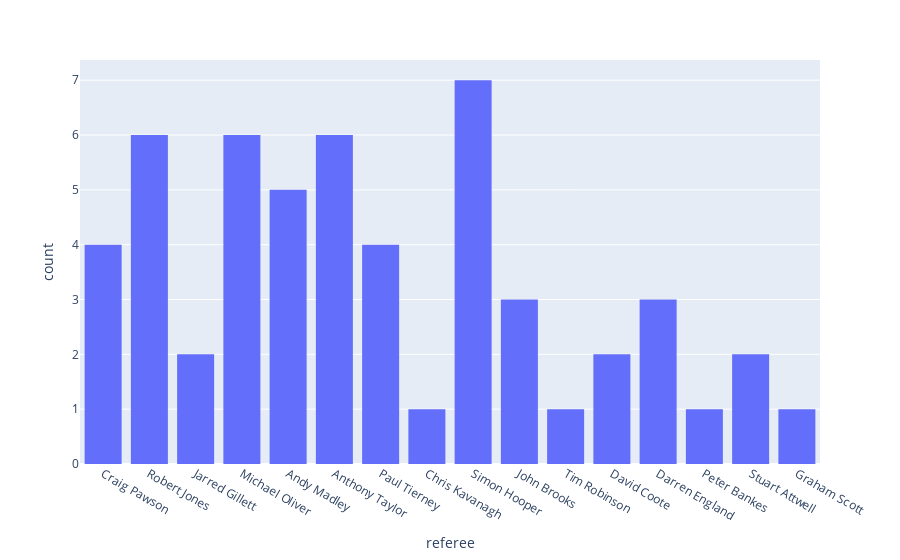

Source (notebook cell):
### Markdown cell above
The most featured referee - Anthony Taylor

### Code cell
px.histogram(matches[matches["team"] == "Manchester City"], "referee")

### Figure 1 — Plotly figure (JSON) as saved in the notebook; plotly's stock layout.template omitted (floating-point values rounded to 4 significant figures)
{"data": [{"alignmentgroup": "True", "bingroup": "x", "hovertemplate": "referee=%{x}<br>count=%{y}<extra></extra>", "legendgroup": "", "marker": {"color": "#636efa", "pattern": {"shape": ""}}, "name": "", "offsetgroup": "", "orientation": "v", "showlegend": false, "type": "histogram", "x": ["Craig Pawson", "Robert Jones", "Jarred Gillett", "Michael Oliver", "Andy Madley", "Anthony Taylor", "Craig Pawson", "Michael Oliver", "Robert Jones", "Paul Tierney", "Craig Pawson", "Anthony Taylor", "Chris Kavanagh", "Simon Hooper", "John Brooks", "Tim Robinson", "Michael Oliver", "David Coote", "Jarred Gillett", "Darren England", "Paul Tierney", "Simon Hooper", "Anthony Taylor", "Michael Oliver", "Andy Madley", "Anthony Taylor", "Craig Pawson", "Robert Jones", "Darren England", "Peter Bankes", "Stuart Attwell", "Andy Madley", "Paul Tierney", "Stuart Attwell", "Simon Hooper", "David Coote", "Andy Madley", "Robert Jones", "Anthony Taylor", "Graham Scott", "Paul Tierney", "Simon Hooper", "Robert Jones", "Simon Hooper", "Robert Jones", "Darren England", "Michael Oliver", "Simon Hooper", "John Brooks", "Andy Madley", "Anthony Taylor", "Michael Oliver", "Simon Hooper", "John Brooks"], "xaxis": "x", "yaxis": "y"}], "layout": {"barmode": "relative", "legend": {"tracegroupgap": 0}, "margin": {"t": 60}, "xaxis": {"anchor": "y", "domain": [0, 1], "title": {"text": "referee"}}, "yaxis": {"anchor": "x", "domain": [0, 1], "title": {"text": "count"}}}}
